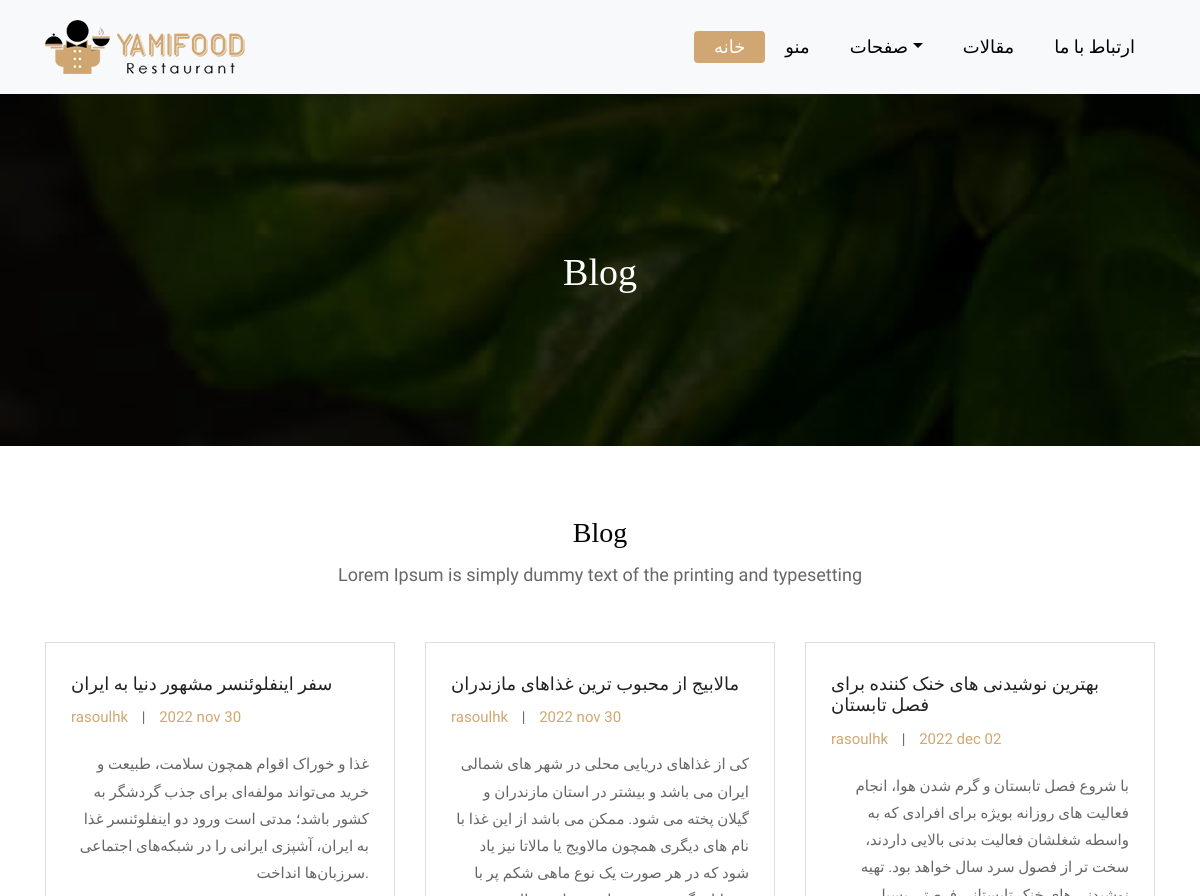
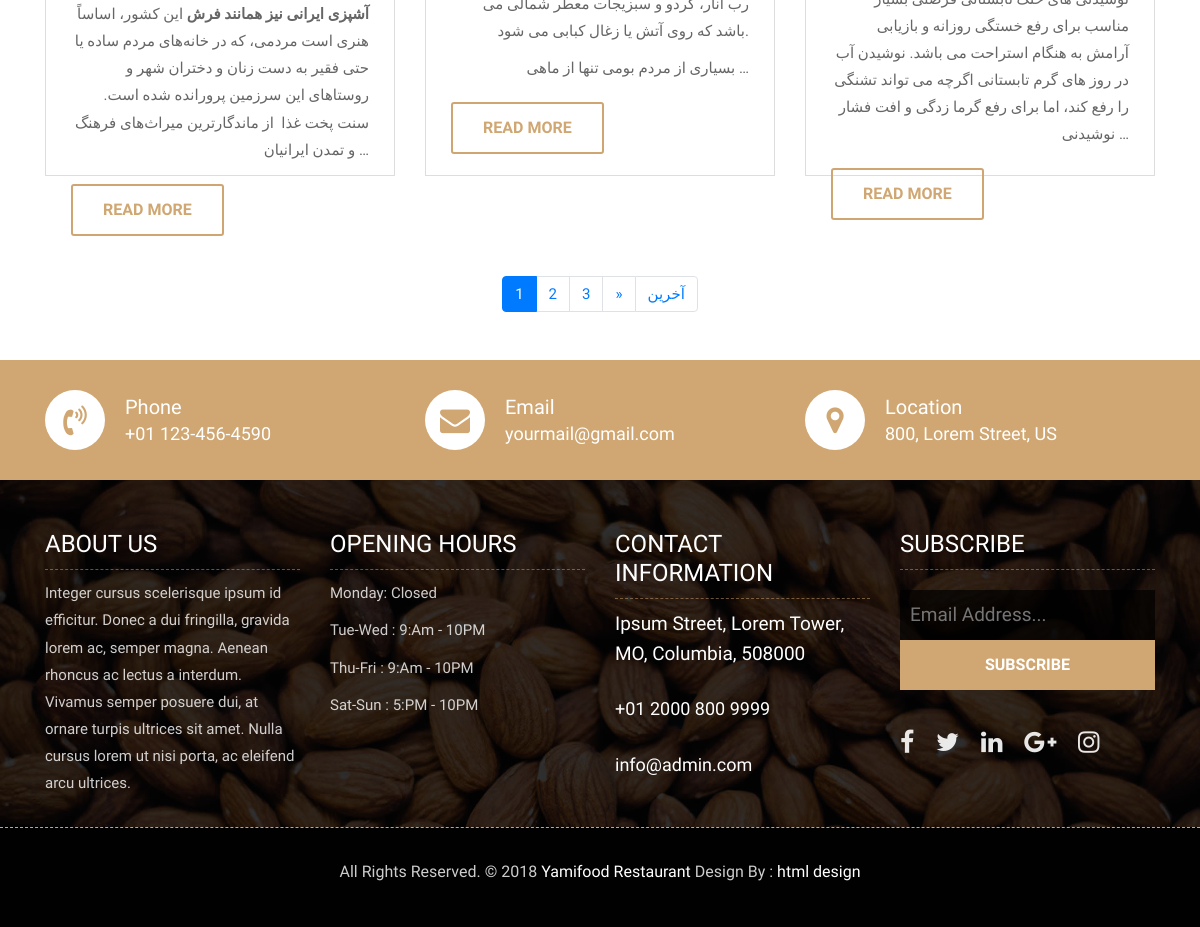
Screenshot of /blog/ with the database file from the repository (2 pictures, top to bottom).
### blog/models.py (models this page shows, shortened)
class Blog(models.Model):
    title = models.CharField(_("عنوان"), max_length= 50)
    description = models.CharField(_("توضیحات"), max_length= 100)
    content = RichTextField(config_name = "myConfig")
    created_at = models.DateTimeField(_("زمان انتشار"), default = timezone.now)
    author = models.ForeignKey(User, verbose_name=_("نویسنده"), on_delete=models.CASCADE)
    image = models.ImageField(_("تصویر"), upload_to="blogs/", blank = True, null = True)
    category = models.ForeignKey("Category", related_name="blog", verbose_name =_("دسته بندی"), on_delete=models.CASCADE, blank = True, null = True)
    tags = models.ManyToManyField("Tag",verbose_name =_("تگ  ها"),related_name="blogs", blank = True, null = True)

### blog/views.py (the view)
def blog_list(request):
    blogs = Blog.objects.all()
    paginator = Paginator(blogs, 3) # Show 3 contacts per page.
    page_number = request.GET.get('page')
    blog_list = paginator.get_page(page_number)
    context = {
        "blog_list" : blog_list
    }
    return render(request,'blog/blog_list.html',context)

### blog/templates/blog/blog_list.html (shortened to what this page needs)
{% extends 'base.html' %}
{% load static %}
{% block content %}
<div class="all-page-title page-breadcrumb">
  <div class="container text-center">
    <div class="row">
      <div class="col-lg-12">
        <h1>Blog</h1>
      </div>
    </div>
  </div>
</div>
<div class="blog-box">
  <div class="container">
    <div class="row">
      <div class="col-lg-12">
        <div class="heading-title text-center">
          <h2>Blog</h2>
          <p>
            Lorem Ipsum is simply dummy text of the printing and typesetting
          </p>
        </div>
      </div>
    </div>
    <div class="row">
      {% for blog in blog_list %}
      <div class="col-lg-4 col-md-6 col-12">
        <div class="blog-box-inner">
          <div class="blog-img-box">
          </div>
          <div class="blog-detail">
            <h4>{{ blog.title }}</h4>
            <ul>
              <li><span>{{ blog.author }}</span></li>
              <li>|</li>
              <li><span>{{ blog.created_at| date:"Y b d" }}</span></li>
            </ul>
            <p dir="rtl">{{ blog.content|truncatewords:75 |safe }}</p>
            <a
              class="btn btn-lg btn-circle btn-outline-new-white"
              href="{% url 'blog:blog_detail' blog.id %}"
              >Read More</a
            >
          </div>
        </div>
      </div>
      {% endfor %}
    </div>
  </div>
</div>
{% if blog_list.has_other_pages %}
<div class="container mb-5">
  <div class="row">
    <div class="col d-flex justify-content-center">
      <nav aria-label="Page navigation example">
        <ul class="pagination">
          {% for page in blog_list.paginator.page_range %}
            {%if blog_list.number == page %}
              <li class="page-item active">
                <a class="page-link" href="?page={{page}}">{{page}}</a>
              </li>
            {% else %}
              <li class="page-item">
                <a class="page-link" href="?page={{page}}">{{page}}</a>
              </li>
            {% endif %}
          {% endfor %} {% if blog_list.has_next %}
          <li class="page-item">
            <a class="page-link" href="?page={{blog_list.next_page_number}}" aria-label="Next">
              <span aria-hidden="true">&raquo;</span>
            </a>
          </li>
          <li class="page-item">
            <a class="page-link" href="?page={{blog_list.paginator.num_pages}}"> آخرین </a>
          </li>
          {% endif %}
        </ul>
      </nav>
    </div>
  </div>
</div>
{% endif %}
<div class="contact-imfo-box">
  <div class="container">
    <div class="row">
      <div class="col-md-4">
        <i class="fa fa-volume-control-phone"></i>
        <div class="overflow-hidden">
          <h4>Phone</h4>
          <p class="lead">+01 123-456-4590</p>
        </div>
      </div>
      <div class="col-md-4">
        <i class="fa fa-envelope"></i>
        <div class="overflow-hidden">
          <h4>Email</h4>
          <p class="lead">yourmail@gmail.com</p>
        </div>
      </div>
      <div class="col-md-4">
        <i class="fa fa-map-marker"></i>
        <div class="overflow-hidden">
          <h4>Location</h4>
          <p class="lead">800, Lorem Street, US</p>
        </div>
      </div>
    </div>
  </div>
</div>
{% endblock content %}

### templates/base.html (shortened to what this page needs)
{% load static %}
<!DOCTYPE html>
<html lang="en">
  <head>
    <link rel="stylesheet" href="{% static 'css/bootstrap.min.css' %}" />
    <link rel="stylesheet" href="{% static 'css/style.css' %}" />
    <link rel="stylesheet" href="{% static 'css/responsive.css' %}" />
    <link rel="stylesheet" href="{% static 'css/custom.css' %}" />
  </head>
  <body>
    {% include "partials/_header.html" %}
    {% block content %} {% endblock content %}
    {% include "partials/_footer.html" %}
  </body>
</html>

### templates/partials/_header.html (shortened to what this page needs)
<header class="top-navbar">
  <nav class="navbar navbar-expand-lg navbar-light bg-light">
    <div class="container">
      <a class="navbar-brand" href="index.html">
        <img src="images/logo.png" alt="" />
      </a>
      <div class="collapse navbar-collapse" id="navbars-rs-food">
        <ul class="navbar-nav ml-auto">
          <li class="nav-item active">
            <a class="nav-link" href="{% url 'food:foodlist' %}">خانه</a>
          </li>
          <li class="nav-item">
            <a class="nav-link" href="{% url 'menu:menu' %}">منو</a>
          </li>
          <li class="nav-item dropdown">
            <a
              class="nav-link dropdown-toggle"
              href="#"
              id="dropdown-a"
              data-toggle="dropdown"
              >صفحات</a
            >
          </li>
          <li class="nav-item">
            <a class="nav-link" href="{% url 'blog:blog_list' %}">مقالات</a>
          </li>
          <li class="nav-item">
            <a class="nav-link" href="{% url 'contact:contact' %}">ارتباط با ما</a>
          </li>
        </ul>
      </div>
    </div>
  </nav>
</header>

### templates/partials/_footer.html (shortened to what this page needs)
<footer class="footer-area bg-f">
  <div class="container">
    <div class="row">
      <div class="col-lg-3 col-md-6">
        <h3>About Us</h3>
        <p>
          Integer cursus scelerisque ipsum id efficitur. Donec a dui fringilla,
          gravida lorem ac, semper magna. Aenean rhoncus ac lectus a interdum.
          Vivamus semper posuere dui, at ornare turpis ultrices sit amet. Nulla
          cursus lorem ut nisi porta, ac eleifend arcu ultrices.
        </p>
      </div>
      <div class="col-lg-3 col-md-6">
        <h3>Opening hours</h3>
        <p><span class="text-color">Monday: </span>Closed</p>
        <p><span class="text-color">Tue-Wed :</span> 9:Am - 10PM</p>
        <p><span class="text-color">Thu-Fri :</span> 9:Am - 10PM</p>
        <p><span class="text-color">Sat-Sun :</span> 5:PM - 10PM</p>
      </div>
      <div class="col-lg-3 col-md-6">
        <h3>Contact information</h3>
        <p class="lead">Ipsum Street, Lorem Tower, MO, Columbia, 508000</p>
        <p class="lead"><a href="#">+01 2000 800 9999</a></p>
        <p><a href="#"> info@admin.com</a></p>
      </div>
      <div class="col-lg-3 col-md-6">
        <h3>Subscribe</h3>
        <div class="subscribe_form">
          <form class="subscribe_form">
            <input
              name="EMAIL"
              id="subs-email"
              class="form_input"
              placeholder="Email Address..."
              type="email"
            />
            <button type="submit" class="submit">SUBSCRIBE</button>
          </form>
        </div>
        <ul class="list-inline f-social">
          <li class="list-inline-item">
            <a href="#"><i class="fa fa-facebook" aria-hidden="true"></i></a>
          </li>
          <li class="list-inline-item">
            <a href="#"><i class="fa fa-twitter" aria-hidden="true"></i></a>
          </li>
          <li class="list-inline-item">
            <a href="#"><i class="fa fa-linkedin" aria-hidden="true"></i></a>
          </li>
          <li class="list-inline-item">
            <a href="#"><i class="fa fa-google-plus" aria-hidden="true"></i></a>
          </li>
          <li class="list-inline-item">
            <a href="#"><i class="fa fa-instagram" aria-hidden="true"></i></a>
          </li>
        </ul>
      </div>
    </div>
  </div>
  <div class="copyright">
    <div class="container">
      <div class="row">
        <div class="col-lg-12">
          <p class="company-name">
            All Rights Reserved. &copy; 2018
            <a href="#">Yamifood Restaurant</a> Design By :
            <a href="https://html.design/">html design</a>
          </p>
        </div>
      </div>
    </div>
  </div>
</footer>

### rows the page displays
Blog: title "سفر اینفلوئنسر مشهور دنیا به ایران", author "rasoulhk", created_at "2022 nov 30", content "غذا و خوراک اقوام همچون سلامت، طبیعت و خرید می‌تواند مولفه‌ای برای جذب گردشگر به کشور باشد؛ مدتی است ورود دو اینفلوئنسر غذا به ایران، آشپزی ایرانی را در شبکه‌های اجتماعی سرزبان‌ها انداخت. آشپزی ایرانی نیز همانند فرش این کشور، اساساً هنری است مردمی، که در خانه‌های مردم ساده یا حتی فقیر به دست زنان و دختران شهر و روستاهای این سرزمین پرورانده شده است. سنت پخت غذا از ماندگارترین میراث‌های فرهنگ و تمدن ایرانیان …"
Blog: title "مالابیج از محبوب ترین غذاهای مازندران", author "rasoulhk", created_at "2022 nov 30", content "کی از غذاهای دریایی محلی در شهر های شمالی ایران می باشد و بیشتر در استان مازندران و گیلان پخته می شود. ممکن می باشد از این غذا با نام های دیگری همچون مالاویج یا مالاتا نیز یاد شود که در هر صورت یک نوع ماهی شکم پر با رب انار، گردو و سبزیجات معطر شمالی می باشد که روی آتش یا زغال کبابی می شود. بسیاری از مردم بومی تنها از ماهی …"
Blog: title "بهترین نوشیدنی های خنک کننده برای فصل تابستان", author "rasoulhk", created_at "2022 dec 02", content "با شروع فصل تابستان و گرم شدن هوا، انجام فعالیت های روزانه بویژه برای افرادی که به واسطه شغلشان فعالیت بدنی بالایی داردند، سخت تر از فصول سرد سال خواهد بود. تهیه نوشیدنی های خنک تابستانی فرصتی بسیار مناسب برای رفع خستگی روزانه و بازیابی آرامش به هنگام استراحت می باشد. نوشیدن آب در روز های گرم تابستانی اگرچه می تواند تشنگی را رفع کند، اما برای رفع گرما زدگی و افت فشار نوشیدنی …"

### other values shown
{{ page }} "1"
{{ page }} "2" "3"
